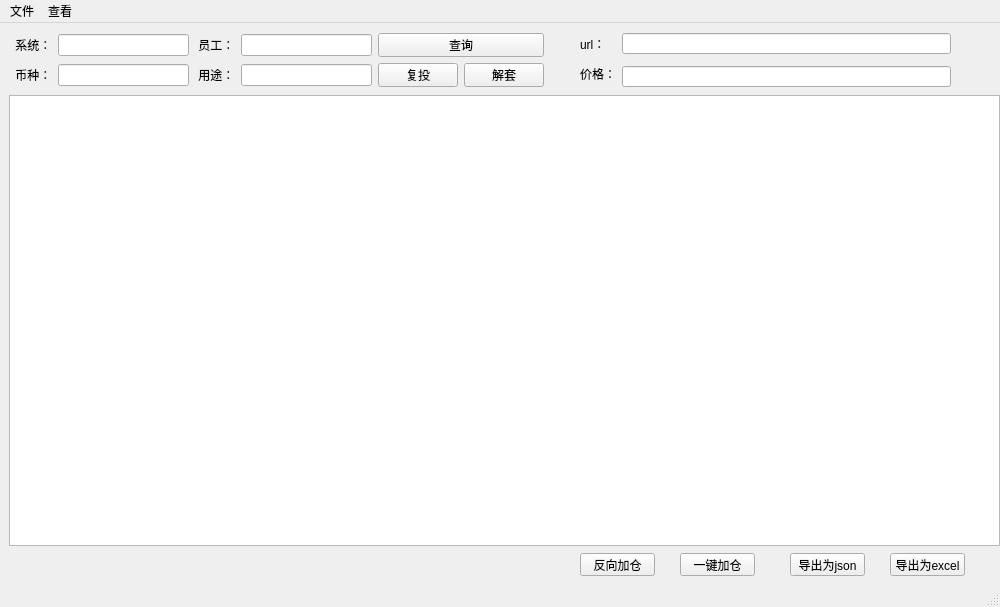
<?xml version="1.0" encoding="UTF-8"?>
<ui version="4.0">
 <class>MainWindow</class>
 <widget class="QMainWindow" name="MainWindow">
  <property name="geometry">
   <rect>
    <x>0</x>
    <y>0</y>
    <width>1000</width>
    <height>607</height>
   </rect>
  </property>
  <property name="windowTitle">
   <string>MainWindow</string>
  </property>
  <widget class="QWidget" name="centralwidget">
   <widget class="QTableView" name="tableView">
    <property name="geometry">
     <rect>
      <x>9</x>
      <y>72</y>
      <width>991</width>
      <height>451</height>
     </rect>
    </property>
   </widget>
   <widget class="QWidget" name="layoutWidget">
    <property name="geometry">
     <rect>
      <x>580</x>
      <y>10</y>
      <width>371</width>
      <height>54</height>
     </rect>
    </property>
    <layout class="QGridLayout" name="gridLayout_2">
     <item row="0" column="0">
      <widget class="QLabel" name="label_5">
       <property name="text">
        <string>url：</string>
       </property>
      </widget>
     </item>
     <item row="0" column="1">
      <widget class="QLineEdit" name="lineEdit_url"/>
     </item>
     <item row="1" column="0" rowspan="2">
      <widget class="QLabel" name="label_7">
       <property name="text">
        <string>价格：</string>
       </property>
      </widget>
     </item>
     <item row="2" column="1">
      <widget class="QLineEdit" name="lineEdit_price"/>
     </item>
    </layout>
   </widget>
   <widget class="QPushButton" name="btn_dump_excel">
    <property name="geometry">
     <rect>
      <x>890</x>
      <y>530</y>
      <width>75</width>
      <height>23</height>
     </rect>
    </property>
    <property name="text">
     <string>导出为excel</string>
    </property>
   </widget>
   <widget class="QPushButton" name="btn_dump_json">
    <property name="geometry">
     <rect>
      <x>790</x>
      <y>530</y>
      <width>75</width>
      <height>23</height>
     </rect>
    </property>
    <property name="text">
     <string>导出为json</string>
    </property>
   </widget>
   <widget class="QWidget" name="layoutWidget">
    <property name="geometry">
     <rect>
      <x>12</x>
      <y>10</y>
      <width>532</width>
      <height>54</height>
     </rect>
    </property>
    <layout class="QGridLayout" name="gridLayout">
     <item row="0" column="0">
      <widget class="QLabel" name="label">
       <property name="text">
        <string> 系统：</string>
       </property>
      </widget>
     </item>
     <item row="0" column="1">
      <widget class="QLineEdit" name="lineEdit_sys"/>
     </item>
     <item row="0" column="2">
      <widget class="QLabel" name="label_3">
       <property name="text">
        <string> 员工：</string>
       </property>
      </widget>
     </item>
     <item row="0" column="3">
      <widget class="QLineEdit" name="lineEdit_user"/>
     </item>
     <item row="0" column="4" colspan="2">
      <widget class="QPushButton" name="btn_search">
       <property name="text">
        <string>查询</string>
       </property>
      </widget>
     </item>
     <item row="1" column="0">
      <widget class="QLabel" name="label_4">
       <property name="text">
        <string> 币种：</string>
       </property>
      </widget>
     </item>
     <item row="1" column="1">
      <widget class="QLineEdit" name="lineEdit_coin"/>
     </item>
     <item row="1" column="2">
      <widget class="QLabel" name="label_6">
       <property name="text">
        <string> 用途：</string>
       </property>
      </widget>
     </item>
     <item row="1" column="3">
      <widget class="QLineEdit" name="lineEdit_logic"/>
     </item>
     <item row="1" column="4">
      <widget class="QPushButton" name="btn_reinvest">
       <property name="text">
        <string>复投</string>
       </property>
      </widget>
     </item>
     <item row="1" column="5">
      <widget class="QPushButton" name="btn_release">
       <property name="text">
        <string>解套</string>
       </property>
      </widget>
     </item>
    </layout>
   </widget>
   <widget class="QPushButton" name="btn_add">
    <property name="geometry">
     <rect>
      <x>680</x>
      <y>530</y>
      <width>75</width>
      <height>23</height>
     </rect>
    </property>
    <property name="text">
     <string>一键加仓</string>
    </property>
   </widget>
   <widget class="QPushButton" name="btn_add_reverse">
    <property name="geometry">
     <rect>
      <x>580</x>
      <y>530</y>
      <width>75</width>
      <height>23</height>
     </rect>
    </property>
    <property name="text">
     <string>反向加仓</string>
    </property>
   </widget>
  </widget>
  <widget class="QMenuBar" name="menubar">
   <property name="geometry">
    <rect>
     <x>0</x>
     <y>0</y>
     <width>1000</width>
     <height>23</height>
    </rect>
   </property>
   <widget class="QMenu" name="menu">
    <property name="title">
     <string>文件</string>
    </property>
    <addaction name="actionopen_json"/>
    <addaction name="actionopen_excel"/>
   </widget>
   <widget class="QMenu" name="menu_2">
    <property name="title">
     <string>查看</string>
    </property>
    <addaction name="actionasset"/>
   </widget>
   <addaction name="menu"/>
   <addaction name="menu_2"/>
  </widget>
  <widget class="QStatusBar" name="statusbar"/>
  <action name="actionopen_json">
   <property name="text">
    <string>打开json文件</string>
   </property>
  </action>
  <action name="actionopen_excel">
   <property name="text">
    <string>打开excel文件</string>
   </property>
  </action>
  <action name="actionasset">
   <property name="text">
    <string>资产</string>
   </property>
  </action>
 </widget>
 <resources/>
 <connections/>
</ui>
